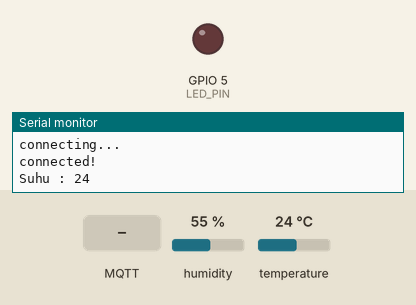
Simulated run of this sketch. Board: ESP32. Shown: output pins drawn as LEDs (lit = HIGH), the last lines printed to the serial monitor. The test bench sets the inputs (shaded band); at power-on: humidity 55 %, temperature 24 °C. WiFi joins after 1.5 s; servers stay silent unless stated; no MQTT or app messages arrive unless stated.

Above: at 3.2 s.
3.3 s: MQTT message "1" arrives on the first subscribed topic
At 6.0 s:
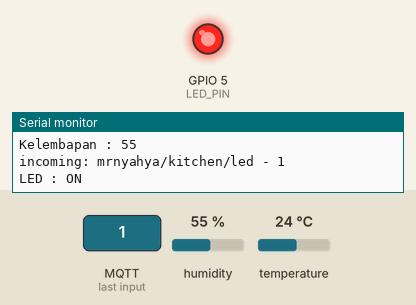
6.5 s: MQTT message "0" arrives on the first subscribed topic
At 8.5 s:
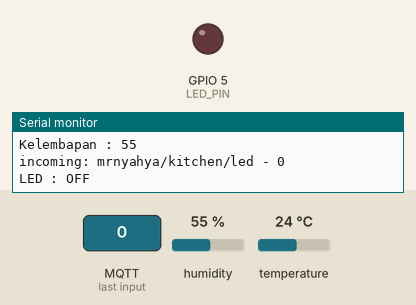
Timing chart, 0 to 10.0 s (numbered marks = the images above; inputs shaded):
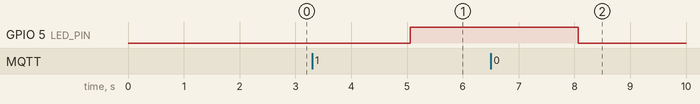

The sketch:

sketch.ino
```cpp
// This example uses an ESP32 Development Board
// to connect to shiftr.io.
//
// You can check on your device after a successful
// connection here: https://www.shiftr.io/try.
//
// by Joël Gähwiler
// https://github.com/256dpi/arduino-mqtt

#include <WiFi.h>
#include <MQTT.h>
#include <DHT.h>

const char ssid[] = "Wokwi-GUEST";
const char pass[] = "";

WiFiClient net;
MQTTClient client;

unsigned long lastMillis = 0;

#define DHTPIN 2          // Mention the digital pin where you connected
#define DHTTYPE DHT22     // DHT 11
DHT dht(DHTPIN, DHTTYPE);
#define LED_PIN 5
#define WAKTUDHT 1000

unsigned long lastMsg = 0;
float nilaiKelembapan;
float nilaiTemperatur;
#define MSG_DHT (0)
char msg[MSG_DHT];


unsigned long timerDHT = 0;
int value = 0;

void connect() {
  Serial.print("checking wifi...");
  while (WiFi.status() != WL_CONNECTED) {
    Serial.print(".");
    delay(1000);
  }

  Serial.print("\nconnecting...");
  while (!client.connect("Kitchen","mrnyahya","QTzQsqlMb9m8gB9i")) {
    Serial.print(".");
    delay(1000);
  }

  Serial.println("\nconnected!");

  client.subscribe("mrnyahya/kitchen/led");
  // client.unsubscribe("/hello");
}

void messageReceived(String &topic, String &payload) {
  Serial.println("incoming: " + topic + " - " + payload);
  if (payload == "1"){
      Serial.println("LED : ON");
      digitalWrite(LED_PIN, HIGH);
  }
  else if(payload == "0"){
      Serial.println("LED : OFF");
      digitalWrite(LED_PIN, LOW);
    }

  }

void setup() {
  Serial.begin(115200);
  WiFi.begin(ssid, pass);

  // Note: Local domain names (e.g. "Computer.local" on OSX) are not supported
  // by Arduino. You need to set the IP address directly.
  client.begin("mrnyahya.cloud.shiftr.io", net);
  // client.begin("broker.emqx.io", net);
  client.onMessage(messageReceived);
  pinMode(LED_PIN, OUTPUT);

  connect();
}

void loop() {
  client.loop();
  delay(1000);  // <- fixes some issues with WiFi stability
    if (!client.connected()) {
    connect();
  }

  // publish a message roughly every second.
 if ((millis() - timerDHT) > WAKTUDHT) {
    // Update the timer
    timerDHT = millis();

     nilaiKelembapan = dht.readHumidity();
    // Read temperature as Celsius (the default)
    nilaiTemperatur = dht.readTemperature();
    // Read temperature as Fahrenheit (isFahrenheit = true)
    float f = dht.readTemperature(false);

    // Check if any reads failed and exit early (to try again)
    if (isnan(nilaiKelembapan) || isnan(nilaiTemperatur) || isnan(f)) {
      Serial.println(F("Failed to read from DHT sensor!"));
      return;
    }

    int kelembapan = (int)nilaiKelembapan;
    // Read temperature as Celsius (the default)
    int temperatur = (int)nilaiTemperatur;
    Serial.print("Suhu : ");
    Serial.println(temperatur);

    delay(2000);
    snprintf (msg, MSG_DHT, "%s", itoa(temperatur,msg,10)); //ubah nilai int ke string
    client.publish("mrnyahya/kitchen/suhu", msg, true,1); //publish message suhu
    snprintf (msg, MSG_DHT, "%s", itoa(kelembapan,msg,10)); //ubah nilai int ke string
    Serial.print("Kelembapan : ");
    Serial.println(kelembapan);
    client.publish("mrnyahya/kitchen/kelembapan", msg, true,1); //publish message kelembapan

}
}
```

Measured:
- after the input at 3.3 s, GPIO 5 (LED_PIN): LOW → HIGH after 1.8 s
- after the input at 6.5 s, GPIO 5 (LED_PIN): HIGH → LOW after 1.6 s
